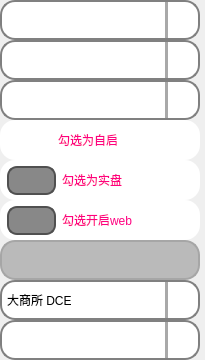
                <widget class="QFrame" name="upper_right_3">
                 <property name="sizePolicy">
                  <sizepolicy hsizetype="Minimum" vsizetype="Expanding">
                   <horstretch>0</horstretch>
                   <verstretch>0</verstretch>
                  </sizepolicy>
                 </property>
                 <property name="minimumSize">
                  <size>
                   <width>205</width>
                   <height>0</height>
                  </size>
                 </property>
                 <property name="maximumSize">
                  <size>
                   <width>205</width>
                   <height>1000</height>
                  </size>
                 </property>
                 <property name="styleSheet">
                  <string notr="true">border:none</string>
                 </property>
                 <property name="frameShape">
                  <enum>QFrame::StyledPanel</enum>
                 </property>
                 <property name="frameShadow">
                  <enum>QFrame::Raised</enum>
                 </property>
                 <layout class="QVBoxLayout" name="verticalLayout_33">
                  <property name="spacing">
                   <number>0</number>
                  </property>
                  <property name="leftMargin">
                   <number>0</number>
                  </property>
                  <property name="topMargin">
                   <number>0</number>
                  </property>
                  <property name="rightMargin">
                   <number>0</number>
                  </property>
                  <property name="bottomMargin">
                   <number>0</number>
                  </property>
                  <item>
                   <widget class="QComboBox" name="comboBox_select_clients_name">
                    <property name="minimumSize">
                     <size>
                      <width>200</width>
                      <height>40</height>
                     </size>
                    </property>
                    <property name="maximumSize">
                     <size>
                      <width>200</width>
                      <height>16777215</height>
                     </size>
                    </property>
                    <property name="styleSheet">
                     <string notr="true">/* 未下拉时，QComboBox的样式 */
QComboBox {
    border: 2px solid gray;   /* 边框 */
    border-radius: 15px;   /* 圆角 */
    padding: 1px 1px 1px 5px;   /* 字体填衬 */
    color: rgb(0, 0, 0);    
	font: 700 14pt &quot;等线&quot;;    
	background-color: rgb(255, 255, 255);
}

/* 下拉后，整个下拉窗体样式 */
QComboBox QAbstractItemView {
    border: 1px solid rgb(65, 51, 156);   /* 整个下拉窗体的边框 */
    color: rgb(200, 200, 200);
	border-radius: 0px;
    background-color: rgb(13, 9, 36);   /* 整个下拉窗体的背景色 */
}
QComboBox QAbstractItemView::item {
	border:none;
    height: 35px; 
}
QComboBox QAbstractItemView::item:hover{
	border: none;	
	color: rgb(255, 0, 0);
	background-color: rgb(65, 49, 188);

}
QComboBox QAbstractItemView::item:selected{
	border: none;
}
/* 下拉箭头样式 */
 QComboBox::down-arrow {
	image: url(:/icon/icons/双下拉箭头.svg);
	width: 20px; /* 下拉箭头的宽度（建议与下拉框drop-down的宽度一致） */ 
	background: rgb(255, 255, 255); /* 下拉箭头的的背景色 */ 
	padding: 0px 0px 0px 0px; /* 上内边距、右内边距、下内边距、左内边距 */
 } 

/* 下拉框样式 */
QComboBox::drop-down {
   /* subcontrol-origin: padding;   /* 子控件在父元素中的原点矩形。如果未指定此属性，则默认为padding。 */
   /* subcontrol-position: top right;   /* 下拉框的位置（右上） */
    width: 30px;   /* 下拉框的宽度 */

    border-left-width: 3px;   /* 下拉框的左边界线宽度 */
    border-left-color: darkgray;   /* 下拉框的左边界线颜色 */
    border-left-style: solid;   /* 下拉框的左边界线为实线 */
    border-top-right-radius: 10px;   /* 下拉框的右上边界线的圆角半径（应和整个QComboBox右上边界线的圆角半径一致） */
    border-bottom-right-radius: 10px;   /* 同上 */
}
QComboBox:hover {
	border: 3px solid rgb(255, 85, 0);
}





/*右边的滑动条*/
 QScrollBar:vertical {
	border: none;
    background: transparent;
    width: 8px;
    margin: 17px 0 17px 0;
	border-radius: 0px;
 }
 QScrollBar::handle:vertical {	
	background:rgba(249, 83, 255, 170);
    min-height: 30px;
	border-radius: 0px
 }
/*
滑块悬浮，按下*/
QScrollBar::handle:hover:vertical,QScrollBar::handle:pressed:vertical{
background:rgb(150, 0, 150);
}
 QScrollBar::add-line:vertical {
     border: none;
	background-color: transparent;
     height: 15px;
	border-bottom-left-radius: 0px;
    border-bottom-right-radius: 0px;
     subcontrol-position: bottom;
     subcontrol-origin: margin;
 }
 QScrollBar::sub-line:vertical {
	border: none;
	background-color: transparent;
     height: 15px;
	border-top-left-radius: 0px;
    border-top-right-radius: 0px;
     subcontrol-position: top;
     subcontrol-origin: margin;
 }
 QScrollBar::up-arrow:vertical, QScrollBar::down-arrow:vertical {
     background: transparent;
 }

 QScrollBar::add-page:vertical, QScrollBar::sub-page:vertical {
     background: transparent;
 }
QScrollBar::add-line:vertical:pressed, QScrollBar::sub-line:vertical:pressed
{	
	background-color: transparent;
}
</string>
                    </property>
                   </widget>
                  </item>
                  <item>
                   <widget class="QComboBox" name="comboBox_select_tq_account">
                    <property name="minimumSize">
                     <size>
                      <width>200</width>
                      <height>40</height>
                     </size>
                    </property>
                    <property name="maximumSize">
                     <size>
                      <width>200</width>
                      <height>16777215</height>
                     </size>
                    </property>
                    <property name="styleSheet">
                     <string notr="true">/* 未下拉时，QComboBox的样式 */
QComboBox {
    border: 2px solid gray;   /* 边框 */
    border-radius: 15px;   /* 圆角 */
    padding: 1px 1px 1px 5px;   /* 字体填衬 */
    color: rgb(0, 0, 0);    
	font: 700 14pt &quot;等线&quot;;    
	background-color: rgb(255, 255, 255);
}

/* 下拉后，整个下拉窗体样式 */
QComboBox QAbstractItemView {
    border: 1px solid rgb(65, 51, 156);   /* 整个下拉窗体的边框 */
    color: rgb(200, 200, 200);
	border-radius: 0px;
    background-color: rgb(13, 9, 36);   /* 整个下拉窗体的背景色 */
}
QComboBox QAbstractItemView::item {
	border:none;
    height: 35px; 
}
QComboBox QAbstractItemView::item:hover{
	border: none;	
	color: rgb(255, 0, 0);
	background-color: rgb(65, 49, 188);

}
QComboBox QAbstractItemView::item:selected{
	border: none;
}
/* 下拉箭头样式 */
 QComboBox::down-arrow {
	image: url(:/icon/icons/双下拉箭头.svg);
	width: 20px; /* 下拉箭头的宽度（建议与下拉框drop-down的宽度一致） */ 
	background: rgb(255, 255, 255); /* 下拉箭头的的背景色 */ 
	padding: 0px 0px 0px 0px; /* 上内边距、右内边距、下内边距、左内边距 */
 } 

/* 下拉框样式 */
QComboBox::drop-down {
   /* subcontrol-origin: padding;   /* 子控件在父元素中的原点矩形。如果未指定此属性，则默认为padding。 */
   /* subcontrol-position: top right;   /* 下拉框的位置（右上） */
    width: 30px;   /* 下拉框的宽度 */

    border-left-width: 3px;   /* 下拉框的左边界线宽度 */
    border-left-color: darkgray;   /* 下拉框的左边界线颜色 */
    border-left-style: solid;   /* 下拉框的左边界线为实线 */
    border-top-right-radius: 10px;   /* 下拉框的右上边界线的圆角半径（应和整个QComboBox右上边界线的圆角半径一致） */
    border-bottom-right-radius: 10px;   /* 同上 */
}
QComboBox:hover {
	border: 3px solid rgb(255, 85, 0);
}





/*右边的滑动条*/
 QScrollBar:vertical {
	border: none;
    background: transparent;
    width: 8px;
    margin: 17px 0 17px 0;
	border-radius: 0px;
 }
 QScrollBar::handle:vertical {	
	background:rgba(249, 83, 255, 170);
    min-height: 30px;
	border-radius: 0px
 }
/*
滑块悬浮，按下*/
QScrollBar::handle:hover:vertical,QScrollBar::handle:pressed:vertical{
background:rgb(150, 0, 150);
}
 QScrollBar::add-line:vertical {
     border: none;
	background-color: transparent;
     height: 15px;
	border-bottom-left-radius: 0px;
    border-bottom-right-radius: 0px;
     subcontrol-position: bottom;
     subcontrol-origin: margin;
 }
 QScrollBar::sub-line:vertical {
	border: none;
	background-color: transparent;
     height: 15px;
	border-top-left-radius: 0px;
    border-top-right-radius: 0px;
     subcontrol-position: top;
     subcontrol-origin: margin;
 }
 QScrollBar::up-arrow:vertical, QScrollBar::down-arrow:vertical {
     background: transparent;
 }

 QScrollBar::add-page:vertical, QScrollBar::sub-page:vertical {
     background: transparent;
 }
QScrollBar::add-line:vertical:pressed, QScrollBar::sub-line:vertical:pressed
{	
	background-color: transparent;
}
</string>
                    </property>
                   </widget>
                  </item>
                  <item>
                   <widget class="QComboBox" name="comboBox_select_strategy">
                    <property name="minimumSize">
                     <size>
                      <width>200</width>
                      <height>40</height>
                     </size>
                    </property>
                    <property name="maximumSize">
                     <size>
                      <width>200</width>
                      <height>16777215</height>
                     </size>
                    </property>
                    <property name="styleSheet">
                     <string notr="true">/* 未下拉时，QComboBox的样式 */
QComboBox {
    border: 2px solid gray;   /* 边框 */
    border-radius: 15px;   /* 圆角 */
    padding: 1px 1px 1px 5px;   /* 字体填衬 */
    color: rgb(0, 0, 0);    
	font: 700 14pt &quot;等线&quot;;    
	background-color: rgb(255, 255, 255);
}

/* 下拉后，整个下拉窗体样式 */
QComboBox QAbstractItemView {
    border: 1px solid rgb(65, 51, 156);   /* 整个下拉窗体的边框 */
    color: rgb(200, 200, 200);
	border-radius: 0px;
    background-color: rgb(13, 9, 36);   /* 整个下拉窗体的背景色 */
}
QComboBox QAbstractItemView::item {
	border:none;
    height: 35px; 
}
QComboBox QAbstractItemView::item:hover{
	border: none;	
	color: rgb(255, 0, 0);
	background-color: rgb(65, 49, 188);

}
QComboBox QAbstractItemView::item:selected{
	border: none;
}
/* 下拉箭头样式 */
 QComboBox::down-arrow {
	image: url(:/icon/icons/双下拉箭头.svg);
	width: 20px; /* 下拉箭头的宽度（建议与下拉框drop-down的宽度一致） */ 
	background: rgb(255, 255, 255); /* 下拉箭头的的背景色 */ 
	padding: 0px 0px 0px 0px; /* 上内边距、右内边距、下内边距、左内边距 */
 } 

/* 下拉框样式 */
QComboBox::drop-down {
   /* subcontrol-origin: padding;   /* 子控件在父元素中的原点矩形。如果未指定此属性，则默认为padding。 */
   /* subcontrol-position: top right;   /* 下拉框的位置（右上） */
    width: 30px;   /* 下拉框的宽度 */

    border-left-width: 3px;   /* 下拉框的左边界线宽度 */
    border-left-color: darkgray;   /* 下拉框的左边界线颜色 */
    border-left-style: solid;   /* 下拉框的左边界线为实线 */
    border-top-right-radius: 10px;   /* 下拉框的右上边界线的圆角半径（应和整个QComboBox右上边界线的圆角半径一致） */
    border-bottom-right-radius: 10px;   /* 同上 */
}
QComboBox:hover {
	border: 3px solid rgb(255, 85, 0);
}





/*右边的滑动条*/
 QScrollBar:vertical {
	border: none;
    background: transparent;
    width: 8px;
    margin: 17px 0 17px 0;
	border-radius: 0px;
 }
 QScrollBar::handle:vertical {	
	background:rgba(249, 83, 255, 170);
    min-height: 30px;
	border-radius: 0px
 }
/*
滑块悬浮，按下*/
QScrollBar::handle:hover:vertical,QScrollBar::handle:pressed:vertical{
background:rgb(150, 0, 150);
}
 QScrollBar::add-line:vertical {
     border: none;
	background-color: transparent;
     height: 15px;
	border-bottom-left-radius: 0px;
    border-bottom-right-radius: 0px;
     subcontrol-position: bottom;
     subcontrol-origin: margin;
 }
 QScrollBar::sub-line:vertical {
	border: none;
	background-color: transparent;
     height: 15px;
	border-top-left-radius: 0px;
    border-top-right-radius: 0px;
     subcontrol-position: top;
     subcontrol-origin: margin;
 }
 QScrollBar::up-arrow:vertical, QScrollBar::down-arrow:vertical {
     background: transparent;
 }

 QScrollBar::add-page:vertical, QScrollBar::sub-page:vertical {
     background: transparent;
 }
QScrollBar::add-line:vertical:pressed, QScrollBar::sub-line:vertical:pressed
{	
	background-color: transparent;
}
</string>
                    </property>
                   </widget>
                  </item>
                  <item>
                   <widget class="QCheckBox" name="checkBox_whether_self_start">
                    <property name="minimumSize">
                     <size>
                      <width>200</width>
                      <height>40</height>
                     </size>
                    </property>
                    <property name="maximumSize">
                     <size>
                      <width>200</width>
                      <height>40</height>
                     </size>
                    </property>
                    <property name="styleSheet">
                     <string notr="true">QCheckBox{	
	color: rgb(255, 0, 127);
	background-color: rgb(255, 255, 255);
	font: 700 14pt &quot;等线&quot;;
	border-radius: 15px;
	padding:3px 3px 3px 7px;
}
QCheckBox:hover {
	border: 3px solid rgb(255, 85, 0);
}
QCheckBox::indicator {
    width: 45px;
    height: 25px;
    border-radius:10px;
}
 
QCheckBox::indicator:checked {
    background-color:rgb(0, 200, 0);
    border: 3px solid rgb(255, 0, 0);
	image: url(:/icon/icons/勾选.svg);
 }
QCheckBox::indicator:unchecked {
    background-color:rgb(136, 136, 136);
    border:2px solid rgb(80, 80, 80);
}
QCheckBox:disabled{
	color: rgb(0, 0, 0);
	border-color: rgb(166, 166, 166);
    background-color: rgb(186, 186, 186);
}</string>
                    </property>
                    <property name="text">
                     <string>勾选为自启</string>
                    </property>
                    <property name="checked">
                     <bool>true</bool>
                    </property>
                   </widget>
                  </item>
                  <item>
                   <widget class="QCheckBox" name="checkBox_whether_live_futures_trading">
                    <property name="minimumSize">
                     <size>
                      <width>200</width>
                      <height>40</height>
                     </size>
                    </property>
                    <property name="maximumSize">
                     <size>
                      <width>200</width>
                      <height>40</height>
                     </size>
                    </property>
                    <property name="styleSheet">
                     <string notr="true">QCheckBox{	
	color: rgb(255, 0, 127);
	background-color: rgb(255, 255, 255);
	font: 700 14pt &quot;等线&quot;;
	border-radius: 15px;
	padding:3px 3px 3px 7px;
}
QCheckBox:hover {
	border: 3px solid rgb(255, 85, 0);
}
QCheckBox::indicator {
    width: 45px;
    height: 25px;
    border-radius:10px;
}
 
QCheckBox::indicator:checked {
    background-color:rgb(0, 200, 0);
    border: 3px solid rgb(255, 0, 0);
	image: url(:/icon/icons/勾选.svg);
 }
QCheckBox::indicator:unchecked {
    background-color:rgb(136, 136, 136);
    border:2px solid rgb(80, 80, 80);
}
QCheckBox:disabled{
	color: rgb(0, 0, 0);
	border-color: rgb(166, 166, 166);
    background-color: rgb(186, 186, 186);
}</string>
                    </property>
                    <property name="text">
                     <string>勾选为实盘</string>
                    </property>
                   </widget>
                  </item>
                  <item>
                   <widget class="QCheckBox" name="checkBox_whether_open_web_services">
                    <property name="minimumSize">
                     <size>
                      <width>200</width>
                      <height>40</height>
                     </size>
                    </property>
                    <property name="maximumSize">
                     <size>
                      <width>200</width>
                      <height>40</height>
                     </size>
                    </property>
                    <property name="styleSheet">
                     <string notr="true">QCheckBox{	
	color: rgb(255, 0, 127);
	background-color: rgb(255, 255, 255);
	font: 700 14pt &quot;等线&quot;;
	border-radius: 15px;
	padding:3px 3px 3px 7px;
}
QCheckBox:hover {
	border: 3px solid rgb(255, 85, 0);
}
QCheckBox::indicator {
    width: 45px;
    height: 25px;
    border-radius:10px;
}
 
QCheckBox::indicator:checked {
    background-color:rgb(0, 200, 0);
    border: 3px solid rgb(255, 0, 0);
	image: url(:/icon/icons/勾选.svg);
 }
QCheckBox::indicator:unchecked {
    background-color:rgb(136, 136, 136);
    border:2px solid rgb(80, 80, 80);
}
QCheckBox:disabled{
	color: rgb(0, 0, 0);
	border-color: rgb(166, 166, 166);
    background-color: rgb(186, 186, 186);
}</string>
                    </property>
                    <property name="text">
                     <string>勾选开启web</string>
                    </property>
                   </widget>
                  </item>
                  <item>
                   <widget class="QLineEdit" name="web_port">
                    <property name="enabled">
                     <bool>false</bool>
                    </property>
                    <property name="minimumSize">
                     <size>
                      <width>0</width>
                      <height>40</height>
                     </size>
                    </property>
                    <property name="maximumSize">
                     <size>
                      <width>200</width>
                      <height>40</height>
                     </size>
                    </property>
                    <property name="styleSheet">
                     <string notr="true">QLineEdit {
	border: 2px solid rgb(45, 45, 45);
	border-radius: 15px;
	padding: 5px;
	background-color: rgb(255, 255, 255);	
	color: rgb(0, 0, 0);
	font: 700 18pt &quot;等线&quot;;
}
QLineEdit:hover {
	border: 3px solid rgb(255, 85, 0);
}
QLineEdit:focus {
	border: 3px solid rgb(255, 85, 0);
	color: rgb(255, 0, 0);
}
QLineEdit:disabled{
	color: rgb(0, 0, 0);
	border-color: rgb(166, 166, 166);
    background-color: rgb(186, 186, 186);
}</string>
                    </property>
                    <property name="dragEnabled">
                     <bool>false</bool>
                    </property>
                   </widget>
                  </item>
                  <item>
                   <widget class="QComboBox" name="comboBox_exchange">
                    <property name="minimumSize">
                     <size>
                      <width>200</width>
                      <height>40</height>
                     </size>
                    </property>
                    <property name="maximumSize">
                     <size>
                      <width>200</width>
                      <height>40</height>
                     </size>
                    </property>
                    <property name="styleSheet">
                     <string notr="true">/* 未下拉时，QComboBox的样式 */
QComboBox {
    border: 2px solid gray;   /* 边框 */
    border-radius: 15px;   /* 圆角 */
    padding: 1px 1px 1px 5px;   /* 字体填衬 */
    color: rgb(0, 0, 0);    
	font: 700 14pt &quot;等线&quot;;    
	background-color: rgb(255, 255, 255);
}

/* 下拉后，整个下拉窗体样式 */
QComboBox QAbstractItemView {
    border: 1px solid rgb(65, 51, 156);   /* 整个下拉窗体的边框 */
    color: rgb(200, 200, 200);
	border-radius: 0px;
    background-color: rgb(13, 9, 36);   /* 整个下拉窗体的背景色 */
}
QComboBox QAbstractItemView::item {
	border:none;
    height: 35px; 
}
QComboBox QAbstractItemView::item:hover{
	border: none;	
	color: rgb(255, 0, 0);
	background-color: rgb(65, 49, 188);

}
QComboBox QAbstractItemView::item:selected{
	border: none;
}
/* 下拉箭头样式 */
 QComboBox::down-arrow {
	image: url(:/icon/icons/双下拉箭头.svg);
	width: 20px; /* 下拉箭头的宽度（建议与下拉框drop-down的宽度一致） */ 
	background: rgb(255, 255, 255); /* 下拉箭头的的背景色 */ 
	padding: 0px 0px 0px 0px; /* 上内边距、右内边距、下内边距、左内边距 */
 } 

/* 下拉框样式 */
QComboBox::drop-down {
   /* subcontrol-origin: padding;   /* 子控件在父元素中的原点矩形。如果未指定此属性，则默认为padding。 */
   /* subcontrol-position: top right;   /* 下拉框的位置（右上） */
    width: 30px;   /* 下拉框的宽度 */

    border-left-width: 3px;   /* 下拉框的左边界线宽度 */
    border-left-color: darkgray;   /* 下拉框的左边界线颜色 */
    border-left-style: solid;   /* 下拉框的左边界线为实线 */
    border-top-right-radius: 10px;   /* 下拉框的右上边界线的圆角半径（应和整个QComboBox右上边界线的圆角半径一致） */
    border-bottom-right-radius: 10px;   /* 同上 */
}
QComboBox:hover {
	border: 3px solid rgb(255, 85, 0);
}





/*右边的滑动条*/
 QScrollBar:vertical {
	border: none;
    background: transparent;
    width: 8px;
    margin: 17px 0 17px 0;
	border-radius: 0px;
 }
 QScrollBar::handle:vertical {	
	background:rgba(249, 83, 255, 170);
    min-height: 30px;
	border-radius: 0px
 }
/*
滑块悬浮，按下*/
QScrollBar::handle:hover:vertical,QScrollBar::handle:pressed:vertical{
background:rgb(150, 0, 150);
}
 QScrollBar::add-line:vertical {
     border: none;
	background-color: transparent;
     height: 15px;
	border-bottom-left-radius: 0px;
    border-bottom-right-radius: 0px;
     subcontrol-position: bottom;
     subcontrol-origin: margin;
 }
 QScrollBar::sub-line:vertical {
	border: none;
	background-color: transparent;
     height: 15px;
	border-top-left-radius: 0px;
    border-top-right-radius: 0px;
     subcontrol-position: top;
     subcontrol-origin: margin;
 }
 QScrollBar::up-arrow:vertical, QScrollBar::down-arrow:vertical {
     background: transparent;
 }

 QScrollBar::add-page:vertical, QScrollBar::sub-page:vertical {
     background: transparent;
 }
QScrollBar::add-line:vertical:pressed, QScrollBar::sub-line:vertical:pressed
{	
	background-color: transparent;
}
</string>
                    </property>
                    <property name="frame">
                     <bool>true</bool>
                    </property>
                    <property name="modelColumn">
                     <number>0</number>
                    </property>
                    <item>
                     <property name="text">
                      <string>大商所 DCE</string>
                     </property>
                    </item>
                    <item>
                     <property name="text">
                      <string>上期所 SHFE</string>
                     </property>
                    </item>
                    <item>
                     <property name="text">
                      <string>郑商所 CZCE</string>
                     </property>
                    </item>
                    <item>
                     <property name="text">
                      <string>能源交易所 INE</string>
                     </property>
                    </item>
                    <item>
                     <property name="text">
                      <string>中金所 CFFEX</string>
                     </property>
                    </item>
                   </widget>
                  </item>
                  <item>
                   <widget class="QComboBox" name="comboBox_contract_type">
                    <property name="minimumSize">
                     <size>
                      <width>200</width>
                      <height>40</height>
                     </size>
                    </property>
                    <property name="maximumSize">
                     <size>
                      <width>200</width>
                      <height>40</height>
                     </size>
                    </property>
                    <property name="styleSheet">
                     <string notr="true">/* 未下拉时，QComboBox的样式 */
QComboBox {
    border: 2px solid gray;   /* 边框 */
    border-radius: 15px;   /* 圆角 */
    padding: 1px 1px 1px 5px;   /* 字体填衬 */
    color: rgb(0, 0, 0);    
	font: 700 14pt &quot;等线&quot;;    
	background-color: rgb(255, 255, 255);
}

/* 下拉后，整个下拉窗体样式 */
QComboBox QAbstractItemView {
    border: 1px solid rgb(65, 51, 156);   /* 整个下拉窗体的边框 */
    color: rgb(200, 200, 200);
	border-radius: 0px;
    background-color: rgb(13, 9, 36);   /* 整个下拉窗体的背景色 */
}
QComboBox QAbstractItemView::item {
	border:none;
    height: 35px; 
}
QComboBox QAbstractItemView::item:hover{
	border: none;	
	color: rgb(255, 0, 0);
	background-color: rgb(65, 49, 188);

}
QComboBox QAbstractItemView::item:selected{
	border: none;
}
/* 下拉箭头样式 */
 QComboBox::down-arrow {
	image: url(:/icon/icons/双下拉箭头.svg);
	width: 20px; /* 下拉箭头的宽度（建议与下拉框drop-down的宽度一致） */ 
	background: rgb(255, 255, 255); /* 下拉箭头的的背景色 */ 
	padding: 0px 0px 0px 0px; /* 上内边距、右内边距、下内边距、左内边距 */
 } 

/* 下拉框样式 */
QComboBox::drop-down {
   /* subcontrol-origin: padding;   /* 子控件在父元素中的原点矩形。如果未指定此属性，则默认为padding。 */
   /* subcontrol-position: top right;   /* 下拉框的位置（右上） */
    width: 30px;   /* 下拉框的宽度 */

    border-left-width: 3px;   /* 下拉框的左边界线宽度 */
    border-left-color: darkgray;   /* 下拉框的左边界线颜色 */
    border-left-style: solid;   /* 下拉框的左边界线为实线 */
    border-top-right-radius: 10px;   /* 下拉框的右上边界线的圆角半径（应和整个QComboBox右上边界线的圆角半径一致） */
    border-bottom-right-radius: 10px;   /* 同上 */
}
QComboBox:hover {
	border: 3px solid rgb(255, 85, 0);
}





/*右边的滑动条*/
 QScrollBar:vertical {
	border: none;
    background: transparent;
    width: 8px;
    margin: 17px 0 17px 0;
	border-radius: 0px;
 }
 QScrollBar::handle:vertical {	
	background:rgba(249, 83, 255, 170);
    min-height: 30px;
	border-radius: 0px
 }
/*
滑块悬浮，按下*/
QScrollBar::handle:hover:vertical,QScrollBar::handle:pressed:vertical{
background:rgb(150, 0, 150);
}
 QScrollBar::add-line:vertical {
     border: none;
	background-color: transparent;
     height: 15px;
	border-bottom-left-radius: 0px;
    border-bottom-right-radius: 0px;
     subcontrol-position: bottom;
     subcontrol-origin: margin;
 }
 QScrollBar::sub-line:vertical {
	border: none;
	background-color: transparent;
     height: 15px;
	border-top-left-radius: 0px;
    border-top-right-radius: 0px;
     subcontrol-position: top;
     subcontrol-origin: margin;
 }
 QScrollBar::up-arrow:vertical, QScrollBar::down-arrow:vertical {
     background: transparent;
 }

 QScrollBar::add-page:vertical, QScrollBar::sub-page:vertical {
     background: transparent;
 }
QScrollBar::add-line:vertical:pressed, QScrollBar::sub-line:vertical:pressed
{	
	background-color: transparent;
}
</string>
                    </property>
                    <property name="currentIndex">
                     <number>-1</number>
                    </property>
                    <item>
                     <property name="text">
                      <string>主力合约 Main</string>
                     </property>
                    </item>
                    <item>
                     <property name="text">
                      <string>所有合约 Future</string>
                     </property>
                    </item>
                    <item>
                     <property name="text">
                      <string>主力连续 Cont</string>
                     </property>
                    </item>
                    <item>
                     <property name="text">
                      <string>合约指数 Index</string>
                     </property>
                    </item>
                    <item>
                     <property name="text">
                      <string>期权合约 Option</string>
                     </property>
                    </item>
                   </widget>
                  </item>
                 </layout>
                </widget>
